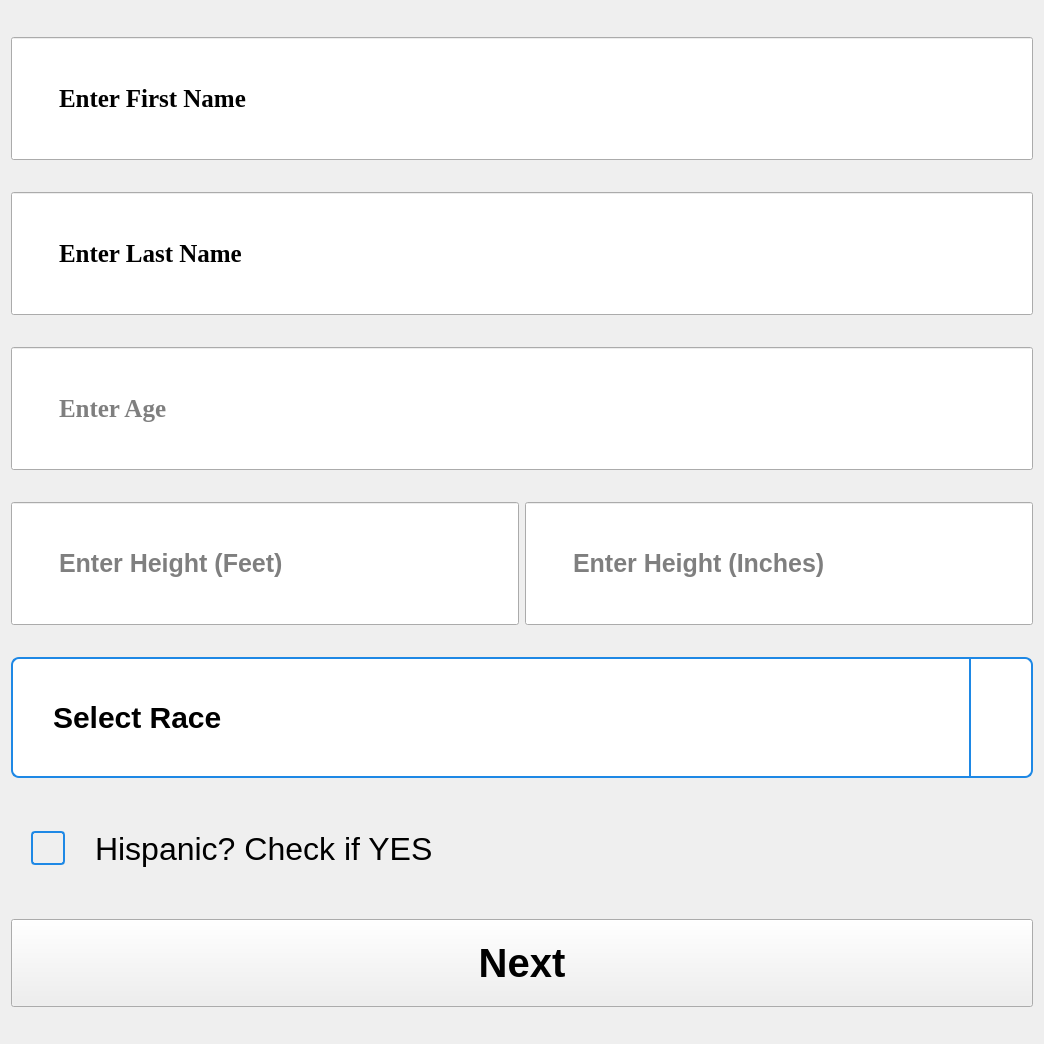
          <widget class="QWidget" name="patientRegisterInfoScroll">
           <property name="geometry">
            <rect>
             <x>0</x>
             <y>0</y>
             <width>1044</width>
             <height>1044</height>
            </rect>
           </property>
           <layout class="QGridLayout" name="gridLayout_6">
            <item row="1" column="0" colspan="2">
             <widget class="QLineEdit" name="patientFirstNameInput">
              <property name="font">
               <font>
                <family>Times New Roman</family>
                <pointsize>-1</pointsize>
                <bold>true</bold>
               </font>
              </property>
              <property name="styleSheet">
               <string notr="true">QLineEdit {
    font-size: 25px;
    font-weight: bold;
    padding: 45px;
}</string>
              </property>
              <property name="text">
               <string>Enter First Name</string>
              </property>
             </widget>
            </item>
            <item row="4" column="1">
             <widget class="QLineEdit" name="patientHeightInches">
              <property name="styleSheet">
               <string notr="true">QLineEdit {
    font-size: 25px;
    font-weight: bold;
    padding: 45px;
}</string>
              </property>
              <property name="placeholderText">
               <string>Enter Height (Inches)</string>
              </property>
             </widget>
            </item>
            <item row="5" column="0" colspan="2">
             <widget class="QComboBox" name="raceComboBox">
              <property name="font">
               <font>
                <family>.AppleSystemUIFont</family>
                <pointsize>-1</pointsize>
                <bold>true</bold>
               </font>
              </property>
              <property name="styleSheet">
               <string notr="true">QComboBox {
    font-size: 30px;
    padding: 40px;
    border: 2px solid #1e88e5;
    border-radius: 8px;
    background: white;
}


QComboBox::drop-down {
    subcontrol-origin: padding;
    subcontrol-position: top right;
    width: 60px;
    border-left: 2px solid #1e88e5;
}


QComboBox::down-arrow {
    image: url(down_arrow.png); 
    width: 20px;
    height: 20px;
}


QComboBox QAbstractItemView {
    font-size: 24px;
    border: 1px solid #1e88e5;
    selection-background-color: #e3f2fd;
    selection-color: black;
}</string>
              </property>
              <property name="currentText">
               <string/>
              </property>
              <property name="placeholderText">
               <string>Select Race</string>
              </property>
              <item>
               <property name="text">
                <string>Select Race</string>
               </property>
              </item>
              <item>
               <property name="text">
                <string>Asian</string>
               </property>
              </item>
              <item>
               <property name="text">
                <string>White</string>
               </property>
              </item>
              <item>
               <property name="text">
                <string>Black, African American or African Descent</string>
               </property>
              </item>
              <item>
               <property name="text">
                <string>American Indian or Alaska Native</string>
               </property>
              </item>
              <item>
               <property name="text">
                <string>Native Hawaiian or Pacific Islander</string>
               </property>
              </item>
              <item>
               <property name="text">
                <string>Asian Indian</string>
               </property>
              </item>
              <item>
               <property name="text">
                <string>Other</string>
               </property>
              </item>
              <item>
               <property name="text">
                <string>Prefer Not to Say</string>
               </property>
              </item>
             </widget>
            </item>
            <item row="3" column="0" colspan="2">
             <widget class="QLineEdit" name="patientAge">
              <property name="font">
               <font>
                <family>Times New Roman</family>
                <pointsize>-1</pointsize>
                <bold>true</bold>
               </font>
              </property>
              <property name="styleSheet">
               <string notr="true">QLineEdit {
    font-size: 25px;
    font-weight: bold;
    padding: 45px;
}</string>
              </property>
              <property name="inputMask">
               <string/>
              </property>
              <property name="text">
               <string/>
              </property>
              <property name="cursorPosition">
               <number>0</number>
              </property>
              <property name="placeholderText">
               <string>Enter Age</string>
              </property>
             </widget>
            </item>
            <item row="2" column="0" colspan="2">
             <widget class="QLineEdit" name="patientLastNameInput">
              <property name="font">
               <font>
                <family>Times New Roman</family>
                <pointsize>-1</pointsize>
                <bold>true</bold>
               </font>
              </property>
              <property name="styleSheet">
               <string notr="true">QLineEdit {
    font-size: 25px;
    font-weight: bold;
    padding: 45px;
}</string>
              </property>
              <property name="text">
               <string>Enter Last Name</string>
              </property>
             </widget>
            </item>
            <item row="4" column="0">
             <widget class="QLineEdit" name="patientHeightFeet">
              <property name="styleSheet">
               <string notr="true">QLineEdit {
    font-size: 25px;
    font-weight: bold;
    padding: 45px;
}</string>
              </property>
              <property name="placeholderText">
               <string>Enter Height (Feet)</string>
              </property>
             </widget>
            </item>
            <item row="7" column="0" colspan="2">
             <widget class="QPushButton" name="page1to2">
              <property name="styleSheet">
               <string notr="true">QPushButton {
    font-size: 40px;
    font-weight: bold;
    padding: 20px;
}</string>
              </property>
              <property name="text">
               <string>Next</string>
              </property>
             </widget>
            </item>
            <item row="6" column="0" colspan="2">
             <widget class="QCheckBox" name="hispanicCheck">
              <property name="styleSheet">
               <string notr="true">QCheckBox {
    font-size: 32px;       /* Makes the text readable */
    padding: 20px;         /* Adds touchable space around the box */
    spacing: 30px;         /* Space between the box and the text */
}

/* This makes the actual square box bigger */
QCheckBox::indicator {
    width: 30px;
    height: 30px;
    border: 2px solid #1e88e5;
    border-radius: 4px;
}

/* Optional: Add a nice color when checked */
QCheckBox::indicator:checked {
    background-color: #1e88e5;
}</string>
              </property>
              <property name="text">
               <string>Hispanic? Check if YES</string>
              </property>
             </widget>
            </item>
           </layout>
          </widget>
